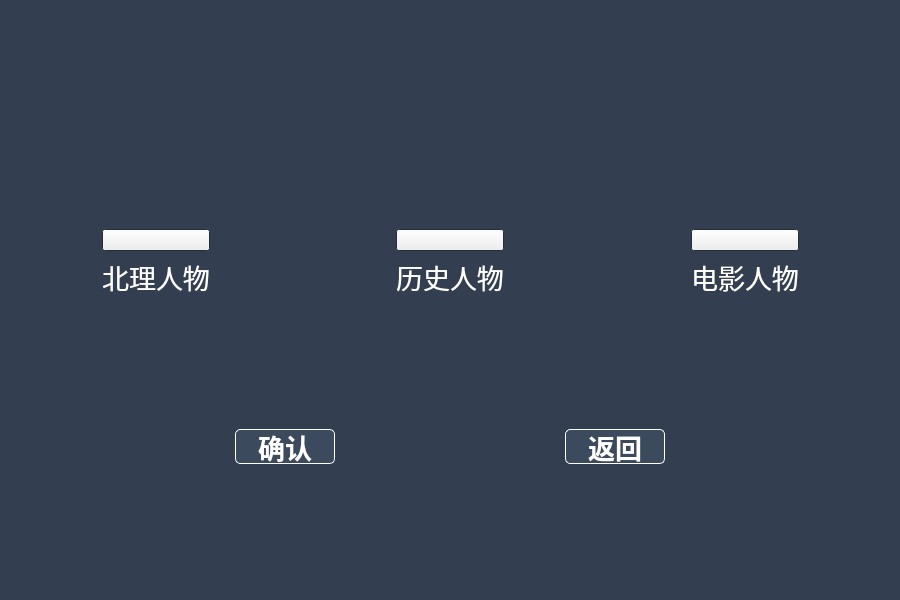
<?xml version="1.0" encoding="UTF-8"?>
<ui version="4.0">
 <class>Form</class>
 <widget class="QWidget" name="Form">
  <property name="geometry">
   <rect>
    <x>0</x>
    <y>0</y>
    <width>900</width>
    <height>600</height>
   </rect>
  </property>
  <property name="palette">
   <palette>
    <active>
     <colorrole role="Base">
      <brush brushstyle="SolidPattern">
       <color alpha="255">
        <red>255</red>
        <green>255</green>
        <blue>255</blue>
       </color>
      </brush>
     </colorrole>
     <colorrole role="Window">
      <brush brushstyle="SolidPattern">
       <color alpha="255">
        <red>51</red>
        <green>63</green>
        <blue>80</blue>
       </color>
      </brush>
     </colorrole>
    </active>
    <inactive>
     <colorrole role="Base">
      <brush brushstyle="SolidPattern">
       <color alpha="255">
        <red>255</red>
        <green>255</green>
        <blue>255</blue>
       </color>
      </brush>
     </colorrole>
     <colorrole role="Window">
      <brush brushstyle="SolidPattern">
       <color alpha="255">
        <red>51</red>
        <green>63</green>
        <blue>80</blue>
       </color>
      </brush>
     </colorrole>
    </inactive>
    <disabled>
     <colorrole role="Base">
      <brush brushstyle="SolidPattern">
       <color alpha="255">
        <red>51</red>
        <green>63</green>
        <blue>80</blue>
       </color>
      </brush>
     </colorrole>
     <colorrole role="Window">
      <brush brushstyle="SolidPattern">
       <color alpha="255">
        <red>51</red>
        <green>63</green>
        <blue>80</blue>
       </color>
      </brush>
     </colorrole>
    </disabled>
   </palette>
  </property>
  <property name="windowTitle">
   <string>人物模拟器</string>
  </property>
  <property name="windowIcon">
   <iconset resource="resource/image.qrc">
    <normaloff>:/icon/images/icon.png</normaloff>:/icon/images/icon.png</iconset>
  </property>
  <property name="autoFillBackground">
   <bool>true</bool>
  </property>
  <property name="styleSheet">
   <string notr="true"/>
  </property>
  <layout class="QGridLayout" name="gridLayout_7">
   <item row="0" column="0">
    <layout class="QGridLayout" name="gridLayout_6">
     <item row="0" column="0">
      <layout class="QGridLayout" name="gridLayout_5">
       <item row="1" column="1">
        <layout class="QGridLayout" name="gridLayout_2">
         <item row="2" column="1">
          <widget class="QPushButton" name="btn_history">
           <property name="text">
            <string/>
           </property>
           <property name="icon">
            <iconset resource="resource/image.qrc">
             <normaloff>:/icon/images/logo_history.png</normaloff>:/icon/images/logo_history.png</iconset>
           </property>
           <property name="iconSize">
            <size>
             <width>201</width>
             <height>123</height>
            </size>
           </property>
           <property name="checkable">
            <bool>true</bool>
           </property>
           <property name="autoExclusive">
            <bool>true</bool>
           </property>
          </widget>
         </item>
         <item row="3" column="1">
          <widget class="QLabel" name="label_history">
           <property name="font">
            <font>
             <family>KaiTi</family>
             <pointsize>20</pointsize>
            </font>
           </property>
           <property name="styleSheet">
            <string notr="true">color: rgb(255, 255, 255);</string>
           </property>
           <property name="text">
            <string>历史人物</string>
           </property>
           <property name="scaledContents">
            <bool>false</bool>
           </property>
           <property name="alignment">
            <set>Qt::AlignCenter</set>
           </property>
          </widget>
         </item>
         <item row="2" column="2">
          <spacer name="horizontalSpacer_8">
           <property name="orientation">
            <enum>Qt::Horizontal</enum>
           </property>
           <property name="sizeHint" stdset="0">
            <size>
             <width>40</width>
             <height>20</height>
            </size>
           </property>
          </spacer>
         </item>
         <item row="1" column="1">
          <spacer name="verticalSpacer_4">
           <property name="orientation">
            <enum>Qt::Vertical</enum>
           </property>
           <property name="sizeHint" stdset="0">
            <size>
             <width>20</width>
             <height>40</height>
            </size>
           </property>
          </spacer>
         </item>
         <item row="2" column="0">
          <spacer name="horizontalSpacer_7">
           <property name="orientation">
            <enum>Qt::Horizontal</enum>
           </property>
           <property name="sizeHint" stdset="0">
            <size>
             <width>40</width>
             <height>20</height>
            </size>
           </property>
          </spacer>
         </item>
         <item row="0" column="1">
          <spacer name="verticalSpacer_3">
           <property name="orientation">
            <enum>Qt::Vertical</enum>
           </property>
           <property name="sizeHint" stdset="0">
            <size>
             <width>20</width>
             <height>40</height>
            </size>
           </property>
          </spacer>
         </item>
        </layout>
       </item>
       <item row="1" column="2">
        <layout class="QGridLayout" name="gridLayout_3">
         <item row="2" column="0">
          <spacer name="horizontalSpacer_9">
           <property name="orientation">
            <enum>Qt::Horizontal</enum>
           </property>
           <property name="sizeHint" stdset="0">
            <size>
             <width>40</width>
             <height>20</height>
            </size>
           </property>
          </spacer>
         </item>
         <item row="2" column="2">
          <spacer name="horizontalSpacer_10">
           <property name="orientation">
            <enum>Qt::Horizontal</enum>
           </property>
           <property name="sizeHint" stdset="0">
            <size>
             <width>40</width>
             <height>20</height>
            </size>
           </property>
          </spacer>
         </item>
         <item row="1" column="1">
          <spacer name="verticalSpacer_6">
           <property name="orientation">
            <enum>Qt::Vertical</enum>
           </property>
           <property name="sizeHint" stdset="0">
            <size>
             <width>20</width>
             <height>40</height>
            </size>
           </property>
          </spacer>
         </item>
         <item row="2" column="1">
          <widget class="QPushButton" name="btn_movie">
           <property name="text">
            <string/>
           </property>
           <property name="icon">
            <iconset resource="resource/image.qrc">
             <normaloff>:/icon/images/logo_movie.png</normaloff>:/icon/images/logo_movie.png</iconset>
           </property>
           <property name="iconSize">
            <size>
             <width>201</width>
             <height>123</height>
            </size>
           </property>
           <property name="checkable">
            <bool>true</bool>
           </property>
           <property name="autoExclusive">
            <bool>true</bool>
           </property>
          </widget>
         </item>
         <item row="3" column="1">
          <widget class="QLabel" name="label_movie">
           <property name="font">
            <font>
             <family>KaiTi</family>
             <pointsize>20</pointsize>
            </font>
           </property>
           <property name="styleSheet">
            <string notr="true">color: rgb(255, 255, 255);</string>
           </property>
           <property name="text">
            <string>电影人物</string>
           </property>
           <property name="scaledContents">
            <bool>false</bool>
           </property>
           <property name="alignment">
            <set>Qt::AlignCenter</set>
           </property>
          </widget>
         </item>
         <item row="0" column="1">
          <spacer name="verticalSpacer_5">
           <property name="orientation">
            <enum>Qt::Vertical</enum>
           </property>
           <property name="sizeHint" stdset="0">
            <size>
             <width>20</width>
             <height>40</height>
            </size>
           </property>
          </spacer>
         </item>
        </layout>
       </item>
       <item row="1" column="0">
        <layout class="QGridLayout" name="gridLayout">
         <item row="2" column="2">
          <spacer name="horizontalSpacer_6">
           <property name="orientation">
            <enum>Qt::Horizontal</enum>
           </property>
           <property name="sizeHint" stdset="0">
            <size>
             <width>40</width>
             <height>20</height>
            </size>
           </property>
          </spacer>
         </item>
         <item row="1" column="1">
          <spacer name="verticalSpacer_2">
           <property name="orientation">
            <enum>Qt::Vertical</enum>
           </property>
           <property name="sizeHint" stdset="0">
            <size>
             <width>20</width>
             <height>40</height>
            </size>
           </property>
          </spacer>
         </item>
         <item row="3" column="1">
          <widget class="QLabel" name="label_BIT">
           <property name="font">
            <font>
             <family>KaiTi</family>
             <pointsize>20</pointsize>
            </font>
           </property>
           <property name="styleSheet">
            <string notr="true">color: rgb(255, 255, 255);</string>
           </property>
           <property name="text">
            <string>北理人物</string>
           </property>
           <property name="scaledContents">
            <bool>false</bool>
           </property>
           <property name="alignment">
            <set>Qt::AlignCenter</set>
           </property>
          </widget>
         </item>
         <item row="2" column="1">
          <widget class="QPushButton" name="btn_BIT">
           <property name="enabled">
            <bool>true</bool>
           </property>
           <property name="styleSheet">
            <string notr="true"/>
           </property>
           <property name="text">
            <string/>
           </property>
           <property name="icon">
            <iconset resource="resource/image.qrc">
             <normaloff>:/icon/images/logo_BIT.png</normaloff>:/icon/images/logo_BIT.png</iconset>
           </property>
           <property name="iconSize">
            <size>
             <width>201</width>
             <height>123</height>
            </size>
           </property>
           <property name="checkable">
            <bool>true</bool>
           </property>
           <property name="checked">
            <bool>false</bool>
           </property>
           <property name="autoRepeat">
            <bool>false</bool>
           </property>
           <property name="autoExclusive">
            <bool>true</bool>
           </property>
           <property name="autoDefault">
            <bool>false</bool>
           </property>
           <property name="default">
            <bool>false</bool>
           </property>
           <property name="flat">
            <bool>false</bool>
           </property>
          </widget>
         </item>
         <item row="2" column="0">
          <spacer name="horizontalSpacer_5">
           <property name="orientation">
            <enum>Qt::Horizontal</enum>
           </property>
           <property name="sizeHint" stdset="0">
            <size>
             <width>40</width>
             <height>20</height>
            </size>
           </property>
          </spacer>
         </item>
         <item row="0" column="1">
          <spacer name="verticalSpacer">
           <property name="orientation">
            <enum>Qt::Vertical</enum>
           </property>
           <property name="sizeHint" stdset="0">
            <size>
             <width>20</width>
             <height>40</height>
            </size>
           </property>
          </spacer>
         </item>
        </layout>
       </item>
      </layout>
     </item>
     <item row="1" column="0">
      <layout class="QGridLayout" name="gridLayout_4">
       <item row="2" column="3">
        <spacer name="horizontalSpacer_2">
         <property name="orientation">
          <enum>Qt::Horizontal</enum>
         </property>
         <property name="sizeHint" stdset="0">
          <size>
           <width>40</width>
           <height>20</height>
          </size>
         </property>
        </spacer>
       </item>
       <item row="2" column="7">
        <spacer name="horizontalSpacer_4">
         <property name="orientation">
          <enum>Qt::Horizontal</enum>
         </property>
         <property name="sizeHint" stdset="0">
          <size>
           <width>40</width>
           <height>20</height>
          </size>
         </property>
        </spacer>
       </item>
       <item row="2" column="4">
        <spacer name="horizontalSpacer_3">
         <property name="orientation">
          <enum>Qt::Horizontal</enum>
         </property>
         <property name="sizeHint" stdset="0">
          <size>
           <width>40</width>
           <height>20</height>
          </size>
         </property>
        </spacer>
       </item>
       <item row="2" column="5">
        <widget class="QPushButton" name="btn_prev">
         <property name="sizePolicy">
          <sizepolicy hsizetype="Preferred" vsizetype="Preferred">
           <horstretch>1</horstretch>
           <verstretch>1</verstretch>
          </sizepolicy>
         </property>
         <property name="maximumSize">
          <size>
           <width>100</width>
           <height>35</height>
          </size>
         </property>
         <property name="font">
          <font>
           <family>KaiTi</family>
           <pointsize>20</pointsize>
           <weight>75</weight>
           <bold>true</bold>
          </font>
         </property>
         <property name="styleSheet">
          <string notr="true">background-color: rgb(60, 74, 94);
border: 1px solid;
border-color: rgb(255, 255, 255);
border-radius: 5px;
color: rgb(255, 255, 255);</string>
         </property>
         <property name="text">
          <string>返回</string>
         </property>
         <property name="checkable">
          <bool>true</bool>
         </property>
        </widget>
       </item>
       <item row="2" column="1">
        <spacer name="horizontalSpacer_11">
         <property name="orientation">
          <enum>Qt::Horizontal</enum>
         </property>
         <property name="sizeHint" stdset="0">
          <size>
           <width>40</width>
           <height>20</height>
          </size>
         </property>
        </spacer>
       </item>
       <item row="2" column="0">
        <spacer name="horizontalSpacer">
         <property name="orientation">
          <enum>Qt::Horizontal</enum>
         </property>
         <property name="sizeHint" stdset="0">
          <size>
           <width>40</width>
           <height>20</height>
          </size>
         </property>
        </spacer>
       </item>
       <item row="3" column="5">
        <spacer name="verticalSpacer_8">
         <property name="orientation">
          <enum>Qt::Vertical</enum>
         </property>
         <property name="sizeHint" stdset="0">
          <size>
           <width>20</width>
           <height>40</height>
          </size>
         </property>
        </spacer>
       </item>
       <item row="3" column="2">
        <spacer name="verticalSpacer_7">
         <property name="orientation">
          <enum>Qt::Vertical</enum>
         </property>
         <property name="sizeHint" stdset="0">
          <size>
           <width>20</width>
           <height>40</height>
          </size>
         </property>
        </spacer>
       </item>
       <item row="2" column="6">
        <spacer name="horizontalSpacer_12">
         <property name="orientation">
          <enum>Qt::Horizontal</enum>
         </property>
         <property name="sizeHint" stdset="0">
          <size>
           <width>40</width>
           <height>20</height>
          </size>
         </property>
        </spacer>
       </item>
       <item row="2" column="2">
        <widget class="QPushButton" name="btn_next">
         <property name="sizePolicy">
          <sizepolicy hsizetype="Preferred" vsizetype="Preferred">
           <horstretch>1</horstretch>
           <verstretch>1</verstretch>
          </sizepolicy>
         </property>
         <property name="maximumSize">
          <size>
           <width>100</width>
           <height>35</height>
          </size>
         </property>
         <property name="font">
          <font>
           <family>KaiTi</family>
           <pointsize>20</pointsize>
           <weight>75</weight>
           <bold>true</bold>
          </font>
         </property>
         <property name="styleSheet">
          <string notr="true">background-color: rgb(60, 74, 94);
border: 1px solid;
border-color: rgb(255, 255, 255);
border-radius: 5px;
color: rgb(255, 255, 255);</string>
         </property>
         <property name="text">
          <string>确认</string>
         </property>
         <property name="checkable">
          <bool>true</bool>
         </property>
        </widget>
       </item>
       <item row="0" column="5">
        <spacer name="verticalSpacer_10">
         <property name="orientation">
          <enum>Qt::Vertical</enum>
         </property>
         <property name="sizeHint" stdset="0">
          <size>
           <width>20</width>
           <height>40</height>
          </size>
         </property>
        </spacer>
       </item>
       <item row="0" column="2">
        <spacer name="verticalSpacer_9">
         <property name="orientation">
          <enum>Qt::Vertical</enum>
         </property>
         <property name="sizeHint" stdset="0">
          <size>
           <width>20</width>
           <height>40</height>
          </size>
         </property>
        </spacer>
       </item>
      </layout>
     </item>
    </layout>
   </item>
  </layout>
 </widget>
 <resources>
  <include location="resource/image.qrc"/>
 </resources>
 <connections/>
</ui>
